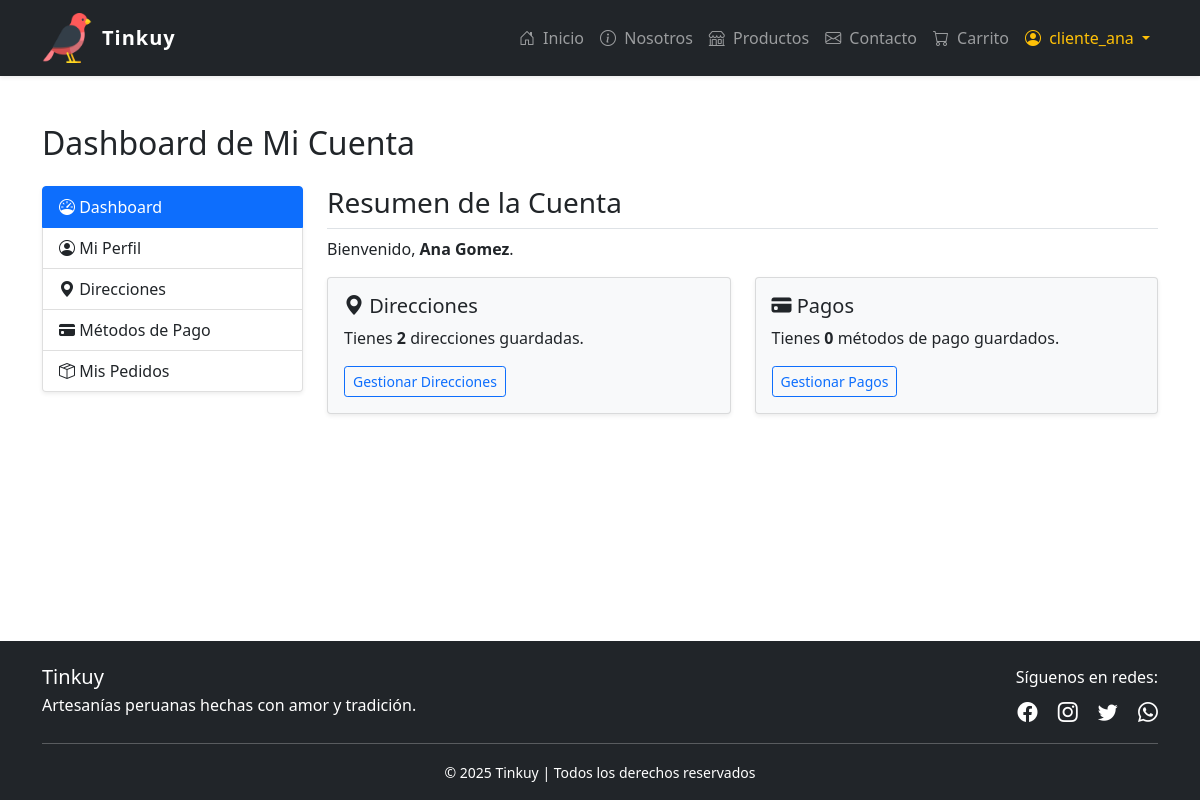
The app's page /index.php?page=mi_perfil (signed in), older data.
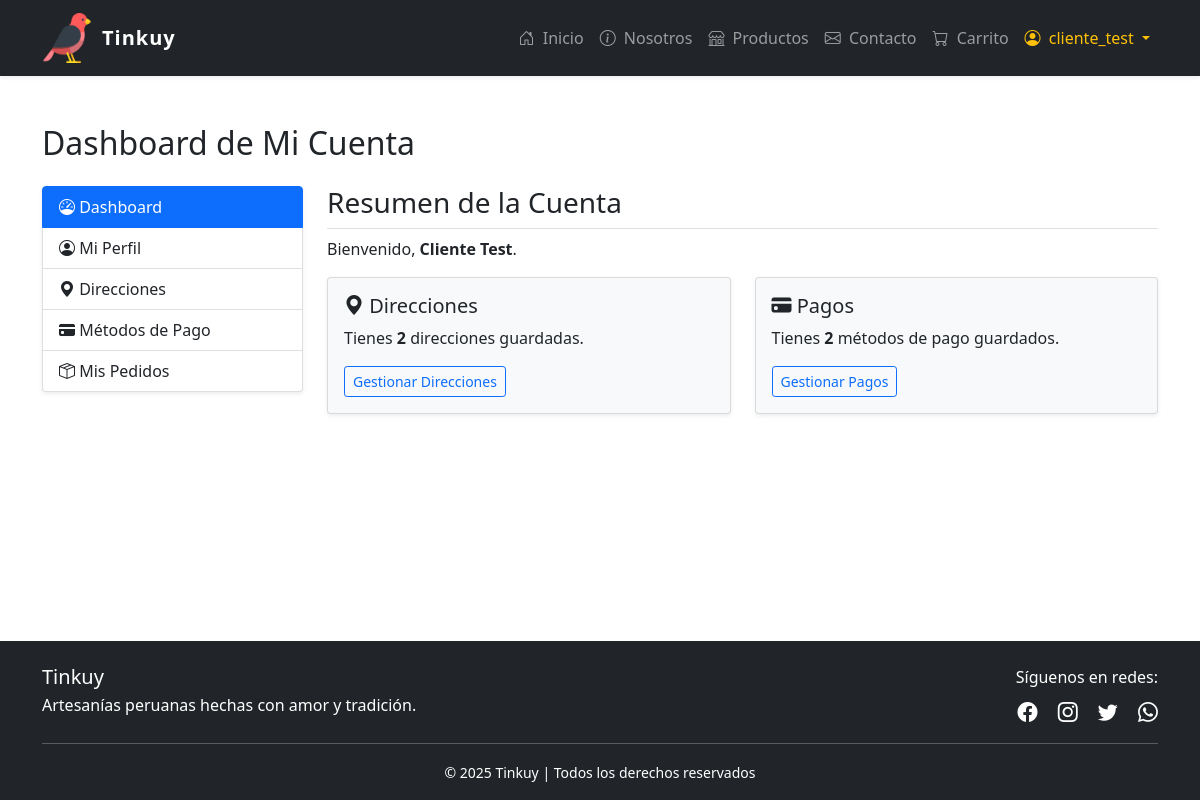
The same page, newer data.
### tables this page shows
CREATE TABLE `perfiles` (
  `id_perfil` int(11) NOT NULL,
  `id_usuario` int(11) NOT NULL,
  `nombres` varchar(100) DEFAULT NULL,
  `apellidos` varchar(100) DEFAULT NULL,
  `telefono` varchar(20) DEFAULT NULL
);

### index.php (called while the page is built, shortened)
<?php
require_once __DIR__ . '/public/index.php';

### src/Controllers/UserController.php (called while the page is built, shortened)
<?php
require_once __DIR__ . '/../Core/db.php';
$id_usuario    = $_SESSION['usuario_id'];
$seccion_activa = $_GET['seccion'] ?? 'dashboard';
$stmt_data = $conn->prepare(
    "SELECT u.email, p.nombres, p.apellidos, p.telefono
     FROM usuarios u LEFT JOIN perfiles p ON u.id_usuario = p.id_usuario
     WHERE u.id_usuario = ?"
);
$stmt_data->bind_param("i", $id_usuario);
$stmt_data->execute();
if ($fila = $stmt_data->get_result()->fetch_assoc()) {
    $datos_perfil = [
        'nombre'   => $fila['nombres'] ?? '',
        'apellido' => $fila['apellidos'] ?? '',
        'email'    => $fila['email'],
        'telefono' => $fila['telefono'] ?? '',
    ];
}
$stmt_dir = $conn->prepare(
    "SELECT id_direccion, direccion, ciudad, pais, codigo_postal, es_principal
     FROM direcciones WHERE id_usuario = ? ORDER BY es_principal DESC, id_direccion DESC"
);
$stmt_dir->bind_param("i", $id_usuario);
$stmt_dir->execute();
$direcciones = $stmt_dir->get_result()->fetch_all(MYSQLI_ASSOC);
$stmt_tar = $conn->prepare(
    "SELECT id_tarjeta, nombre_tarjeta, ultimos_4_digitos, expiracion, tipo
     FROM tarjetas_usuario WHERE id_usuario = ?"
);
$stmt_tar->bind_param("i", $id_usuario);
$stmt_tar->execute();
$tarjetas = $stmt_tar->get_result()->fetch_all(MYSQLI_ASSOC);

### src/Views/user/mi_perfil.php (the view, shortened to what this page needs)
<?php
require_once __DIR__ . '/../../Controllers/UserController.php';
?>
<!DOCTYPE html>
<html lang="es">
<head>
    <link href="https://cdn.jsdelivr.net/npm/bootstrap@5.0.2/dist/css/bootstrap.min.css" rel="stylesheet" />
    <link href="https://cdn.jsdelivr.net/npm/bootstrap-icons@1.10.5/font/bootstrap-icons.css" rel="stylesheet" />
</head>
<body>
    <?php include BASE_PATH . '/src/Views/components/navbar.php'; ?>
    <main class="container my-5">
        <h2 class="mb-4">Dashboard de Mi Cuenta</h2>
        <div class="row">
            <div class="col-md-3">
                <div class="list-group shadow-sm">
                    <a href="<?= $base_url ?>?page=mi_perfil&seccion=dashboard" class="list-group-item list-group-item-action <?= ($seccion_activa === 'dashboard') ? 'active' : '' ?>">
                        <i class="bi bi-speedometer"></i> Dashboard
                    </a>
                    <a href="<?= $base_url ?>?page=mi_perfil&seccion=perfil" class="list-group-item list-group-item-action <?= ($seccion_activa === 'perfil') ? 'active' : '' ?>">
                        <i class="bi bi-person-circle"></i> Mi Perfil
                    </a>
                    <a href="<?= $base_url ?>?page=mi_perfil&seccion=direcciones" class="list-group-item list-group-item-action <?= ($seccion_activa === 'direcciones') ? 'active' : '' ?>">
                        <i class="bi bi-geo-alt-fill"></i> Direcciones
                    </a>
                    <a href="<?= $base_url ?>?page=mi_perfil&seccion=pagos" class="list-group-item list-group-item-action <?= ($seccion_activa === 'pagos') ? 'active' : '' ?>">
                        <i class="bi bi-credit-card-fill"></i> Métodos de Pago
                    </a>
                    <a  href="<?= $base_url ?>?page=pedidos" class="list-group-item list-group-item-action">
                        <i class="bi bi-box-seam"></i> Mis Pedidos
                    </a>
                </div>
            </div>
            <div class="col-md-9">
                <?php if ($seccion_activa === 'dashboard'): ?>
                    <h3 class="border-bottom pb-2">Resumen de la Cuenta</h3>
                    <p>Bienvenido, <strong><?= htmlspecialchars($datos_perfil['nombre'] . " " . $datos_perfil['apellido']) ?></strong>. </p>
                    <div class="row row-cols-1 row-cols-md-2 g-4">
                        <div class="col">
                            <div class="card bg-light shadow-sm">
                                <div class="card-body">
                                    <h5 class="card-title"><i class="bi bi-geo-alt-fill"></i> Direcciones</h5>
                                    <p class="card-text">Tienes <strong><?= count($direcciones) ?></strong> direcciones guardadas.</p>
                                    <a href="<?= $base_url ?>?page=mi_perfil&seccion=direcciones" class="btn btn-sm btn-outline-primary">Gestionar Direcciones</a>
                                </div>
                            </div>
                        </div>
                        <div class="col">
                            <div class="card bg-light shadow-sm">
                                <div class="card-body">
                                    <h5 class="card-title"><i class="bi bi-credit-card-fill"></i> Pagos</h5>
                                    <p class="card-text">Tienes <strong><?= count($tarjetas) ?></strong> métodos de pago guardados.</p>
                                    <a href="<?= $base_url ?>?page=mi_perfil&seccion=pagos" class="btn btn-sm btn-outline-primary">Gestionar Pagos</a>
                                </div>
                            </div>
                        </div>
                    </div>
                <?php endif; ?>
            </div>
        </div>
    </main>
    <?php
    include BASE_PATH . '/src/Views/components/footer.php';
    ?>
</body>
</html>

### public/index.php (shortened to what this page needs)
<?php
$base_url  = BASE_URL;
$public_url = PUBLIC_URL;
$page = $_GET['page'] ?? 'index';
switch ($page) {
    case 'mi_perfil':
        require BASE_PATH . '/src/Views/user/mi_perfil.php';
        break;
}
?>

### src/Views/components/navbar.php (shortened to what this page needs)
<?php
$project_root = defined('PROJECT_ROOT') ? PROJECT_ROOT : "/Ecommerce-Tinkuy";
$base_url = defined('BASE_URL') ? BASE_URL : ($project_root . "/public/index.php");
$pagina_actual = $pagina_actual ?? '';
$is_logged_in = isset($_SESSION['usuario_id']);
$display_name = htmlspecialchars($_SESSION['usuario'] ?? 'Mi Cuenta');
?>
<nav class="navbar navbar-expand-lg navbar-dark bg-dark sticky-top shadow-sm">
    <div class="container">
        <a class="navbar-brand d-flex align-items-center" href="<?= $base_url ?>?page=index">
            <img src="<?= $public_url ?>/img/Logo.png" style="width: 50px; height: auto; margin-right: 10px;" alt="LogoTinkuy" />
            <span style="font-weight: bold; letter-spacing: 1px;">Tinkuy</span>
        </a>
        <div class="collapse navbar-collapse" id="navbarNav">
            <ul class="navbar-nav ms-auto mb-2 mb-lg-0">
                <li class="nav-item">
                    <a class="nav-link <?= ($pagina_actual == 'index' ? 'active fw-bold' : ''); ?>" href="<?= $base_url ?>?page=index">
                        <i class="bi bi-house-door me-1"></i> Inicio
                    </a>
                </li>
                <li class="nav-item">
                    <a class="nav-link <?= ($pagina_actual == 'nosotros' ? 'active fw-bold' : ''); ?>" href="<?= $base_url ?>?page=about">
                        <i class="bi bi-info-circle me-1"></i> Nosotros
                    </a>
                </li>
                <li class="nav-item">
                    <a class="nav-link <?= ($pagina_actual == 'productos' ? 'active fw-bold' : ''); ?>" href="<?= $base_url ?>?page=products">
                        <i class="bi bi-shop me-1"></i> Productos
                    </a>
                </li>
                <li class="nav-item">
                    <a class="nav-link <?= ($pagina_actual == 'contacto' ? 'active fw-bold' : ''); ?>" href="<?= $base_url ?>?page=contact">
                        <i class="bi bi-envelope me-1"></i> Contacto
                    </a>
                </li>
                <li class="nav-item">
                    <a class="nav-link position-relative <?= ($pagina_actual == 'carrito' ? 'active fw-bold' : ''); ?>" href="<?= $base_url ?>?page=cart">
                        <i class="bi bi-cart me-1"></i> Carrito
                    </a>
                </li>
                <?php if ($is_logged_in): ?>
                    <li class="nav-item dropdown">
                        <a class="nav-link dropdown-toggle text-warning" href="#" id="navbarUserDropdown" role="button" data-bs-toggle="dropdown" aria-expanded="false">
                            <i class="bi bi-person-circle me-1"></i> <?= $display_name ?>
                        </a>
                    </li>
                <?php endif; ?>
            </ul>
        </div>
    </div>
</nav>

### src/Views/components/footer.php (shortened to what this page needs)
<footer class="bg-dark text-white mt-auto pt-4 pb-3">
    <div class="container">
        <div class="row">
            <div class="col-md-6 text-center text-md-start mb-3 mb-md-0">
                <h5 class="mb-1">Tinkuy</h5>
                <p class="mb-0">Artesanías peruanas hechas con amor y tradición.</p>
            </div>
            <div class="col-md-6 text-center text-md-end">
                <p class="mb-2">Síguenos en redes:</p>
                <a href="#" class="text-white me-3"><i class="bi bi-facebook fs-5"></i></a>
                <a href="#" class="text-white me-3"><i class="bi bi-instagram fs-5"></i></a>
                <a href="#" class="text-white me-3"><i class="bi bi-twitter fs-5"></i></a>
                <a href="#" class="text-white"><i class="bi bi-whatsapp fs-5"></i></a>
            </div>
        </div>
        <hr class="bg-white">
        <div class="text-center">
            <small>&copy; 2025 Tinkuy | Todos los derechos reservados</small>
        </div>
    </div>
</footer>

### src/Views/components/footer.php (style rules this page uses)
html, body { height: 100%; }
body { display: flex; flex-direction: column; min-height: 100vh; }
main { flex: 1; }

Row changes from the older to the newer data that the page shows:
changed perfiles: nombres+apellidos "Ana Gomez" → "Cliente Test"
Text that changed along with them:
$display_name: "cliente_ana" → "cliente_test"
count($tarjetas): "0" → "2"
